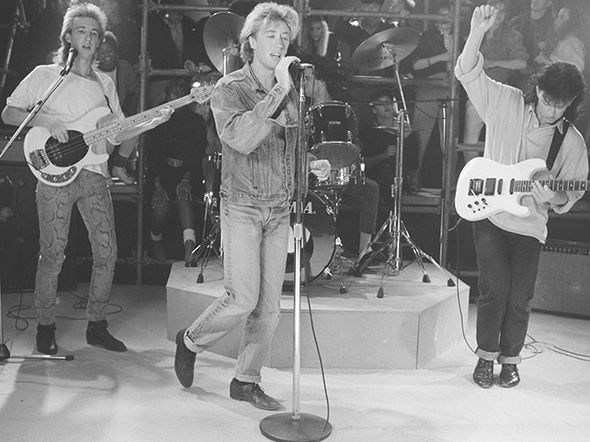
//> input picture FourierTransform/fouriertrans/image.jpg, 590 x 442 px
$ ./DFT_Low_High   (built with g++ and OpenCV 4)
//> lines starting //> are read from the running program, lines starting //| are printed output that depends on the picture
////  DFT Low and High Pass Filters ////
#include "opencv2/highgui/highgui.hpp"
#include "opencv2/imgcodecs.hpp"
#include "opencv2/imgproc/imgproc.hpp"
#include <iostream>
#include <stdio.h>

using namespace cv;
using namespace std;

/////////// Setting Position //////////////

void ChangeSignOddPositionInXY(Mat &m)
{
	int x, y;
	float fValue;
	for (y = 0; y<m.rows; y++)
		for (x = 0; x<m.cols; x++)
		{
			fValue = m.at<float>(y, x);
			//		if((x+y)%2==1 && fValue != 0)
			if ((x + y) % 2 == 1) // odd number
				m.at<float>(y, x) = -fValue;
		}
}

/////////////// Ideal LowPassFilter function //////////////////

// [27 lines left out: function IdealLowPassFilter, not called in this run]

////////////////////// Butterworth LowPassFilter function /////////////////////////

int ButterworthLowPassFilter(Mat srcM, Mat dstM, double cutOff, int n = 2)
{
	int u, v;
	double D; //distance
	double H;
	double centerU = srcM.cols / 2;
	double centerV = srcM.rows / 2;
	Vec2d cmplxValue;

	//Butterworth Low Pass Filter
	for (v = 0; v < srcM.rows; v++)
	{
		for (u = 0; u < srcM.cols; u++)
		{
			D = sqrt((u - centerU)*(u - centerU) + (v - centerV)* (v - centerV));
			H = 1.0 / (1.0 + pow(D / cutOff, 2 * n)); //fourier에서 말했던 cut off - 0이랑 가까우면 narrow freq

			cmplxValue = srcM.at<Vec2f>(v, u);
			cmplxValue.val[0] *= H;
			cmplxValue.val[1] *= H;
			dstM.at<Vec2f>(v, u) = cmplxValue;
		}
	}
	return 0;
}

/////////////// Gaussian LowPassFilter function //////////////////

// [111 lines left out: functions GaussianLowPassFilter, IdealHighPassFilter, ButterworthHighPassFilter, GaussianHighPassFilter, not called in this run]

int main()
{
	Mat srcImage = imread("image.jpg", IMREAD_GRAYSCALE); //gray scale로 읽기
//> srcImage is the input picture: 442 rows x 590 cols, CV_8UC1; min 10, max 255, mean 130
	Mat fImage;
	srcImage.convertTo(fImage, CV_32F); //int rtype is CV_32F
	ChangeSignOddPositionInXY(fImage);
//> the loop in ChangeSignOddPositionInXY, `for (y = 0; y<m.rows; y++)` made 442 passes
//> fValue on passes 1 to 3: 117, 118, 119
//> after the loop in ChangeSignOddPositionInXY, `for (y = 0; y<m.rows; y++)`:
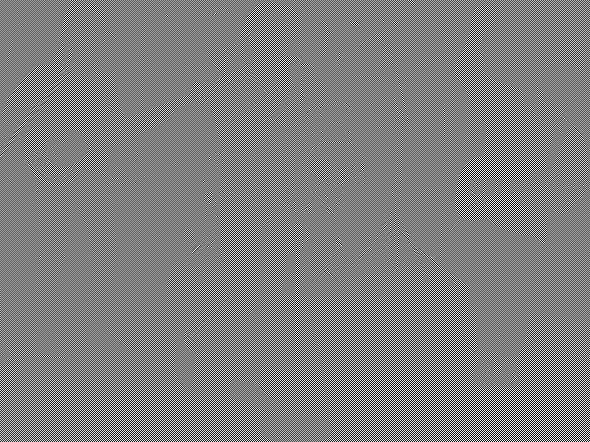
//> m: 442 rows x 590 cols, CV_32FC1; min -255, max 255, mean 0; drawn with min black and max white
//> after the loop in ChangeSignOddPositionInXY, `for (y = 0; y<m.rows; y++)`: fValue = 228

	//DFT
	Mat idftMat, dftMat, dftMat_org;
	Mat dstImage5, dstImage30, dstImage80, dstImage200, dstImageHyunji; //과제용 Mat변수 하나추가
	dft(fImage, dftMat_org, DFT_COMPLEX_OUTPUT);

	//Cutoff = 5
	dftMat_org.copyTo(dftMat);
	double D0 = 5.0;

	/////////Low Pass Filters/////////

	//IdealLowPassFilter(dftMat, dftMat, D0);
	ButterworthLowPassFilter(dftMat, dftMat, D0, 2);
//> the loop in ButterworthLowPassFilter, `for (v = 0; v < srcM.rows; v++)` made 442 passes
//> (D, H, cmplxValue) on passes 1 to 3: (367.8, 3.42e-08, [-3.07e-05, 2.71e-05]), (367.2, 3.44e-08, [8.16e-06, -2.39e-08]), (366.6, 3.46e-08, [1.27e-05, -2.56e-05])
//> after the loop in ButterworthLowPassFilter, `for (v = 0; v < srcM.rows; v++)`: D = 367.2; H = 3.44e-08; cmplxValue = [1.4e-05, -2.48e-05]
	// [8 lines of commented-out code are left out]

	dft(dftMat, idftMat, DFT_INVERSE | DFT_SCALE | DFT_REAL_OUTPUT);
	ChangeSignOddPositionInXY(idftMat);
//> the loop in ChangeSignOddPositionInXY (call 2), `for (y = 0; y<m.rows; y++)` made 442 passes
//> fValue on passes 1 to 3: -141.5, 138.9, -136.3
//> after the loop in ChangeSignOddPositionInXY (call 2), `for (y = 0; y<m.rows; y++)`:
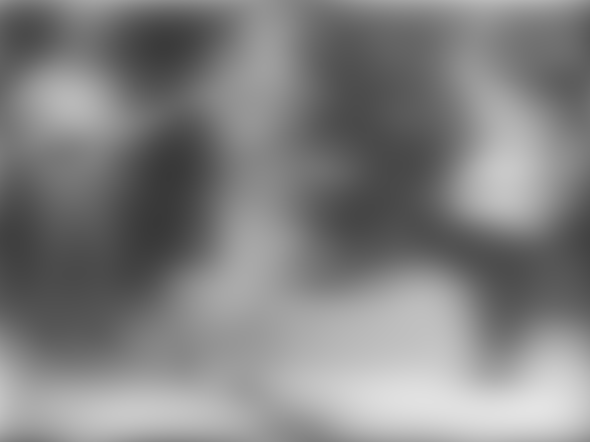
//> m: 442 rows x 590 cols, CV_32FC1; min 56.73, max 227.5, mean 130
//> after the loop in ChangeSignOddPositionInXY (call 2), `for (y = 0; y<m.rows; y++)`: fValue = 144.2

	idftMat.convertTo(dstImage5, CV_8U);
	//normalize(magF, dstImage, 0, 255, NORM_MINMAX, CV_8U);
	imshow("dstImage D0=5", dstImage5);

	//Cutoff = 30
	dftMat_org.copyTo(dftMat);
	double D1 = 30.0; //30, 80, 200

	/////////Low Pass Filters/////////

	//IdealLowPassFilter(dftMat, dftMat, D1);
	ButterworthLowPassFilter(dftMat, dftMat, D1, 2);
//> the loop in ButterworthLowPassFilter (call 2), `for (v = 0; v < srcM.rows; v++)` made 442 passes
//> (D, H, cmplxValue) on passes 1 to 3: (367.8, 4.43e-05, [-0.0398, 0.0351]), (367.2, 4.46e-05, [0.0106, -3.1e-05]), (366.6, 4.48e-05, [0.0165, -0.0332])
	// [7 lines of commented-out code are left out]

	dft(dftMat, idftMat, DFT_INVERSE | DFT_SCALE | DFT_REAL_OUTPUT);
	ChangeSignOddPositionInXY(idftMat);
//> the loop in ChangeSignOddPositionInXY (call 3), `for (y = 0; y<m.rows; y++)` made 442 passes
//> fValue on passes 1 to 3: -136.6, 121.5, -109.1
//> after the loop in ChangeSignOddPositionInXY (call 3), `for (y = 0; y<m.rows; y++)`:
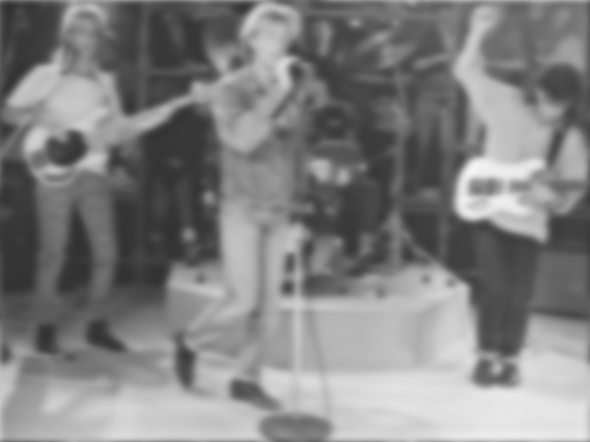
//> m: 442 rows x 590 cols, CV_32FC1; min 49.11, max 244.8, mean 130
//> after the loop in ChangeSignOddPositionInXY (call 3), `for (y = 0; y<m.rows; y++)`: fValue = 152.9

	idftMat.convertTo(dstImage30, CV_8U);
	//normalize(magF, dstImage, 0, 255, NORM_MINMAX, CV_8U);
	imshow("dstImage D1=30", dstImage30);

	//Cutoff = 80
	dftMat_org.copyTo(dftMat);
	double D2 = 80.0; //30, 80, 200

	/////////Low Pass Filters/////////

	//IdealLowPassFilter(dftMat, dftMat, D2);
	ButterworthLowPassFilter(dftMat, dftMat, D2, 2);
	// [7 lines of commented-out code are left out]

	dft(dftMat, idftMat, DFT_INVERSE | DFT_SCALE | DFT_REAL_OUTPUT);
	ChangeSignOddPositionInXY(idftMat);
//> after the loop in ChangeSignOddPositionInXY (call 4), `for (y = 0; y<m.rows; y++)`:
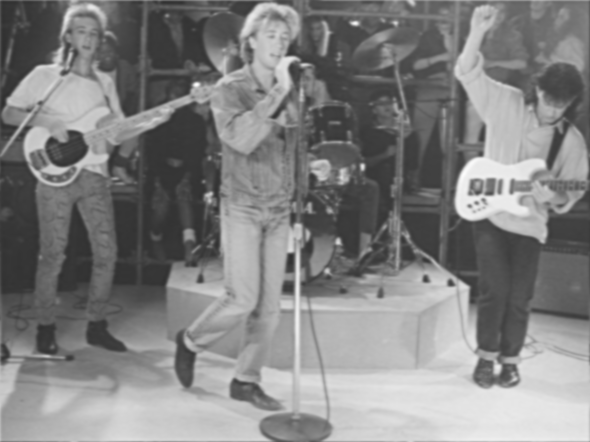
//> m: 442 rows x 590 cols, CV_32FC1; min 47.46, max 253.9, mean 130

	idftMat.convertTo(dstImage80, CV_8U);
	//normalize(magF, dstImage, 0, 255, NORM_MINMAX, CV_8U);
	imshow("dstImage D2=80", dstImage80);

	//Cutoff = 200
	dftMat_org.copyTo(dftMat);
	double D3 = 200.0; //30, 80, 200

	/////////Low Pass Filters/////////

	//IdealLowPassFilter(dftMat, dftMat, D3);
	ButterworthLowPassFilter(dftMat, dftMat, D3, 2);
	// [7 lines of commented-out code are left out]

	dft(dftMat, idftMat, DFT_INVERSE | DFT_SCALE | DFT_REAL_OUTPUT);
	ChangeSignOddPositionInXY(idftMat);
//> after the loop in ChangeSignOddPositionInXY (call 5), `for (y = 0; y<m.rows; y++)`:
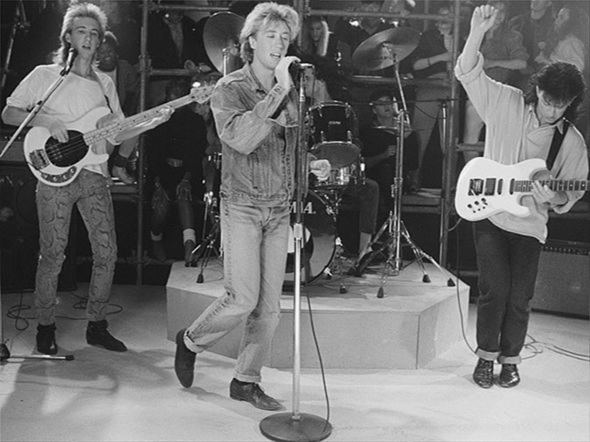
//> m: 442 rows x 590 cols, CV_32FC1; min 30.14, max 261.8, mean 130; drawn with min black and max white

	idftMat.convertTo(dstImage200, CV_8U);
	//normalize(magF, dstImage, 0, 255, NORM_MINMAX, CV_8U);
	imshow("dstImage D3=200", dstImage200);

	/*----------------------------------------------------assignment------------------------------------------------------------*/

	//Cutoff = 16
	dftMat_org.copyTo(dftMat);
	double D4 = 16.0;

	/////////Low Pass Filters/////////
	//IdealLowPassFilter(dftMat, dftMat, D4);
	ButterworthLowPassFilter(dftMat, dftMat, D4, 4);
	// [7 lines of commented-out code are left out]

	dft(dftMat, idftMat, DFT_INVERSE | DFT_SCALE | DFT_REAL_OUTPUT); //discrete Fourier Transform
	ChangeSignOddPositionInXY(idftMat); //odd-음수부분의 X,Y 부분 변경해주기
//> after the loop in ChangeSignOddPositionInXY (call 6), `for (y = 0; y<m.rows; y++)`:
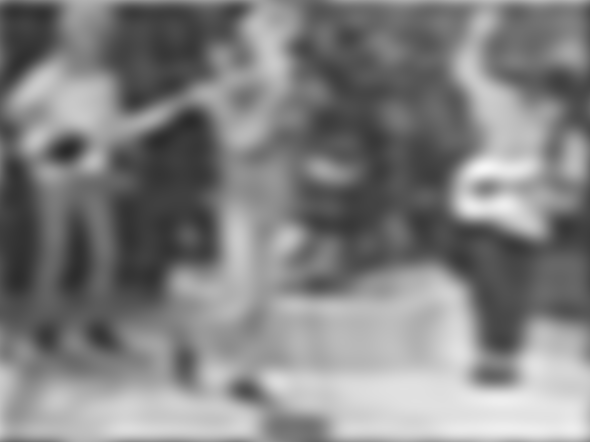
//> m: 442 rows x 590 cols, CV_32FC1; min 41.91, max 245.9, mean 130

	idftMat.convertTo(dstImageHyunji, CV_8U); // CV_8U ; 8-bit unsigned integer: uchar ( 0..255 )

	//normalize(magF, dstImage, 0, 255, NORM_MINMAX, CV_8U);
	//3 - 변환방식이 NORM_MINMAX일떄 변환 최소값, 4-변환 최대값, 5-변환방식

	imshow("dstImage D4=16 for assignment", dstImageHyunji);

	waitKey();
	return 0;
}

//ask do
//#3: implement the butterworth filter with cut-off frequency 16 and make sure to have the 4 first tampered mooth tails (n)
//and apply the high component to it
//(ch4. 25p func)
//you use just 164line - butter function
//change function in main() 219line
//
//BW high pass filter - cutoff- | D0 =16 | n = 4| with image.jpg and also with your web input
//try to implement this one(upper)
//
//#3 is have to be submitted on iclass
//make a new program and do that
